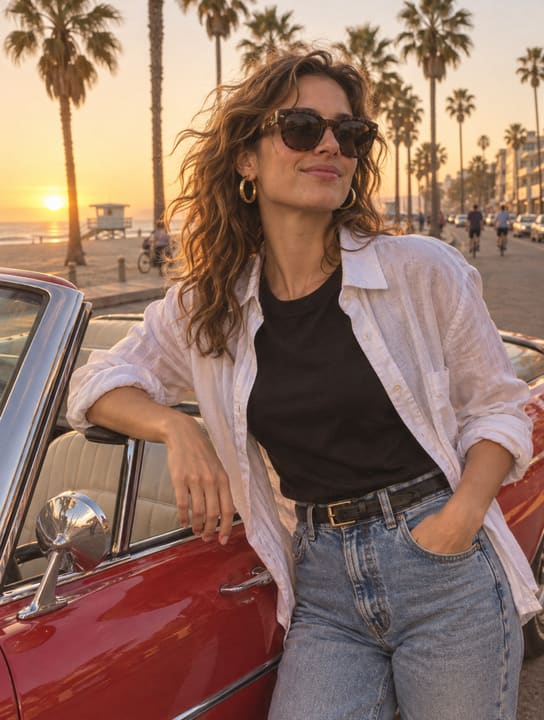
#> input picture app/samples/boulevard.jpg, 544 x 720 px
$ python render_shots.py
#> lines starting #> are read from the running program, lines starting #| are printed output that depends on the picture
#!/usr/bin/env python3
"""Renders Neon Poster Lab screenshots without a browser.

This mirrors the composition logic in app/src/main.js — same layout fractions, same
cover-fit crop math, same grade recipes, same lettering treatment — so the images show
covers the app itself produces, drawn at screenshot size. Run from the repo root:

    python3 tools/render_shots.py

Writes the four JPEGs in screenshots/ (the starter's are replaced).
"""

from pathlib import Path

from PIL import Image, ImageDraw, ImageEnhance, ImageFilter, ImageFont

ROOT = Path(__file__).resolve().parent.parent
SAMPLES = {
    "boulevard": ROOT / "app" / "samples" / "boulevard.jpg",
    "pier": ROOT / "app" / "samples" / "pier.jpg",
}
OUT = ROOT / "screenshots"

FONT_BOLD = "/usr/share/fonts/truetype/liberation/LiberationSans-Bold.ttf"
FONT_REG = "/usr/share/fonts/truetype/liberation/LiberationSans-Regular.ttf"

# Layout fractions, identical to LAYOUTS in app/src/main.js.
LAYOUTS = {
    "quad": [[0, 0, 0.5, 0.5], [0.5, 0, 0.5, 0.5], [0, 0.5, 0.5, 0.5], [0.5, 0.5, 0.5, 0.5]],
    "hero": [[0, 0, 0.58, 1], [0.58, 0, 0.42, 0.5], [0.58, 0.5, 0.42, 0.5]],
    "strips": [[0, 0, 1 / 3, 1], [1 / 3, 0, 1 / 3, 1], [2 / 3, 0, 1 / 3, 1]],
    "banner": [[0, 0, 1, 0.56], [0, 0.56, 0.5, 0.44], [0.5, 0.56, 0.5, 0.44]],
}

# Grade recipes, mirroring GRADES in app/src/main.js (canvas filter + wash gradient).
GRADES = {
    "sunset": {"color": 1.5, "contrast": 1.12, "bright": 1.03, "sepia": 0.28,
               "wash": [(255, 150, 64), (140, 24, 110)], "wash_alpha": 0.34, "angle": "vertical"},
    "neon": {"color": 1.75, "contrast": 1.28, "bright": 0.99, "sepia": 0.0,
             "wash": [(0, 229, 255), (255, 0, 170)], "wash_alpha": 0.30, "angle": "diagonal"},
    "teal": {"color": 1.32, "contrast": 1.16, "bright": 1.01, "sepia": 0.0,
             "wash": [(0, 128, 140), (255, 122, 26)], "wash_alpha": 0.30, "angle": "vertical"},
    "clean": {"color": 1.08, "contrast": 1.05, "bright": 1.0, "sepia": 0.0,
              "wash": [(255, 255, 255), (10, 8, 24)], "wash_alpha": 0.12, "angle": "vertical"},
}


def panel_rects(layout_id, w, h):
    gap = round(min(w, h) * 0.012)
    rects = []
    for fx, fy, fw, fh in LAYOUTS[layout_id]:
        rects.append((
            round(fx * w) + gap,
            round(fy * h) + gap,
            round(fw * w) - gap * 2,
            round(fh * h) - gap * 2,
        ))
    return rects


def cover_crop(img, rect, zoom, ox, oy):
    """Same cover-fit math as coverBox() in the app: scale to cover, then pan by ox/oy."""
    _, _, rw, rh = rect
    scale = max(rw / img.width, rh / img.height) * zoom
    dw, dh = round(img.width * scale), round(img.height * scale)
    resized = img.resize((dw, dh), Image.LANCZOS)
    slack_x, slack_y = dw - rw, dh - rh
    left = round(slack_x * (0.5 + ox))
    top = round(slack_y * (0.5 + oy))
    return resized.crop((left, top, left + rw, top + rh))


def apply_grade(img, grade):
    out = ImageEnhance.Color(img).enhance(grade["color"])
    out = ImageEnhance.Contrast(out).enhance(grade["contrast"])
    out = ImageEnhance.Brightness(out).enhance(grade["bright"])
    if grade["sepia"] > 0:
        gray = out.convert("L")
        sepia = Image.merge("RGB", (
            gray.point(lambda v: min(255, int(v * 1.07))),
            gray.point(lambda v: int(v * 0.85)),
            gray.point(lambda v: int(v * 0.62)),
        ))
        out = Image.blend(out, sepia, grade["sepia"] * 0.6)
    return out


def gradient(w, h, top_rgb, bottom_rgb, angle="vertical"):
    """A two-stop gradient image; diagonal interpolates along x+y."""
    img = Image.new("RGB", (w, h))
    px = img.load()
    if angle == "vertical":
        for y in range(h):
            t = y / max(1, h - 1)
            c = tuple(round(top_rgb[i] + (bottom_rgb[i] - top_rgb[i]) * t) for i in range(3))
            for x in range(w):
                px[x, y] = c
    else:
        for y in range(h):
            for x in range(w):
                t = (x / max(1, w - 1) + y / max(1, h - 1)) / 2
                px[x, y] = tuple(round(top_rgb[i] + (bottom_rgb[i] - top_rgb[i]) * t) for i in range(3))
    return img


def vignette(img, strength):
    w, h = img.size
    mask = Image.new("L", (w, h), 0)
    d = ImageDraw.Draw(mask)
    r = max(w, h) * 0.75
    d.ellipse([w / 2 - r, h / 2 - r, w / 2 + r, h / 2 + r], fill=255)
    mask = mask.filter(ImageFilter.GaussianBlur(radius=max(w, h) * 0.18))
    dark = Image.new("RGB", (w, h), (5, 2, 16))
    alpha = mask.point(lambda v: round((255 - v) * 0.38 * max(0.35, strength)))
    return Image.composite(dark, img, alpha)


def draw_caption(img, title, subtitle, pos="bottom", scale=1.0):
    """Bold gradient lettering with a dark keyline, condensed like the app's canvas text."""
    w, h = img.size
    unit = min(w, h)
    title = title.upper()
    subtitle = subtitle.upper()
    title_size = int(unit * 0.105 * scale)
    font = ImageFont.truetype(FONT_BOLD, title_size)
    probe = ImageDraw.Draw(img)
    tw = probe.textlength(title, font=font) * 0.86
    if tw > w * 0.92 and tw > 0:
        title_size = int(title_size * (w * 0.92) / tw)
        font = ImageFont.truetype(FONT_BOLD, title_size)
    sub_size = max(13, int(title_size * 0.30))
    sub_font = ImageFont.truetype(FONT_BOLD, sub_size)
    block_h = title_size * 1.12 + (sub_size * 1.9 if subtitle else 0)
    if pos == "top":
        top = int(h * 0.045)
    elif pos == "center":
        top = int((h - block_h) / 2)
    else:
        top = int(h - block_h - h * 0.045)

    # Dark band behind the lettering.
    band = Image.new("RGBA", (w, h), (0, 0, 0, 0))
    bd = ImageDraw.Draw(band)
    band_top = int(top - title_size * 0.35)
    band_h = int(block_h + title_size * 0.65)
    for y in range(max(0, band_top), min(h, band_top + band_h)):
        t = (y - band_top) / max(1, band_h)
        a = int(160 * min(1.0, t * 1.6))
        bd.line([(0, y), (w, y)], fill=(8, 4, 20, a))
    img.paste(Image.alpha_composite(img.convert("RGBA"), band).convert("RGB"), (0, 0))

    # Title: render to a mask, fill with a sunset gradient, add the keyline.
    pad = title_size
    mask = Image.new("L", (w + pad * 2, title_size * 2), 0)
    md = ImageDraw.Draw(mask)
    md.text((pad + w / 2, title_size * 0.1), title, font=font, fill=255, anchor="ma",
            stroke_width=max(2, int(title_size * 0.08)), stroke_fill=255)
    grad = gradient(mask.width, mask.height, (255, 246, 216), (255, 77, 141))
    # Condense horizontally to 86%, like the app's transform.
    grad = grad.resize((int(grad.width * 0.86), grad.height), Image.LANCZOS)
    mask = mask.resize((int(mask.width * 0.86), mask.height), Image.LANCZOS)
    keyline = Image.new("RGBA", mask.size, (16, 6, 32, 235))
    keyline.putalpha(mask)
    img.paste(keyline, (int(w / 2 - mask.width / 2), top - int(title_size * 0.02)), keyline)
    title_img = Image.new("RGBA", mask.size, (0, 0, 0, 0))
    title_img.paste(grad, (0, 0))
    title_img.putalpha(mask.filter(ImageFilter.MinFilter(3)))
    img.paste(title_img, (int(w / 2 - mask.width / 2), top - int(title_size * 0.02)), title_img)

    if subtitle:
        d = ImageDraw.Draw(img)
        tracking = sub_size * 0.32
        widths = [d.textlength(ch, font=sub_font) for ch in subtitle]
        total = sum(widths) + tracking * (len(subtitle) - 1)
        x = w / 2 - total / 2
        y = top + title_size + sub_size * 0.55
        for ch, cw in zip(subtitle, widths):
            d.text((x + 2, y + 2), ch, font=sub_font, fill=(0, 0, 0))
            d.text((x, y), ch, font=sub_font, fill=(174, 243, 236))
            x += cw + tracking
    return img


def render_cover(w, h, layout_id, grade_id, photos, title, subtitle, strength=0.8, pos="bottom"):
    grade = GRADES[grade_id]
    canvas = Image.new("RGB", (w, h), (18, 10, 36))
    rects = panel_rects(layout_id, w, h)
    for i, rect in enumerate(rects):
        img = photos[i % len(photos)]
        zoom = 1 + (i % 3) * 0.12
        ox = -0.12 if i % 2 == 0 else 0.12
        oy = 0.1 if i % 3 == 0 else -0.06
        piece = apply_grade(cover_crop(img, rect, zoom, ox, oy), grade)
        canvas.paste(piece, (rect[0], rect[1]))
    wash = gradient(w, h, grade["wash"][0], grade["wash"][1], grade["angle"])
    canvas = Image.blend(canvas, wash, grade["wash_alpha"] * strength)
    canvas = vignette(canvas, strength)
    d = ImageDraw.Draw(canvas)
    lw = max(2, int(min(w, h) * 0.004))
    for rect in rects:
        d.rectangle([rect[0], rect[1], rect[0] + rect[2], rect[1] + rect[3]], outline=(10, 6, 24), width=lw)
        d.rectangle([rect[0] + 2, rect[1] + 2, rect[0] + rect[2] - 2, rect[1] + rect[3] - 2],
                    outline=(255, 255, 255), width=1)
    canvas = draw_caption(canvas, title, subtitle, pos)
    return canvas


def save_shot(img, name, max_side=None):
    if max_side and max(img.size) > max_side:
        img = img.copy()
        img.thumbnail((max_side, max_side), Image.LANCZOS)
    path = OUT / name
    for quality in (84, 78, 70, 62):
        img.save(path, "JPEG", quality=quality)
        if path.stat().st_size <= 262144:
            break
    print(name, img.size, path.stat().st_size, "bytes")


def render_editor(photos):
    """The editor UI at 1280x720: topbar, preview with a photo loaded, control sidebar."""
    w, h = 1280, 720
    img = Image.new("RGB", (w, h), (13, 11, 20))
    d = ImageDraw.Draw(img)
    f_title = ImageFont.truetype(FONT_BOLD, 21)
    f_small = ImageFont.truetype(FONT_REG, 13)
    f_label = ImageFont.truetype(FONT_BOLD, 12)
    f_btn = ImageFont.truetype(FONT_BOLD, 14)

    # Top bar
    d.rectangle([0, 0, w, 64], fill=(23, 19, 36))
    d.rounded_rectangle([18, 14, 74, 50], 9, fill=(255, 94, 138))
    d.text((28, 22), "NPL", font=f_btn, fill=(22, 11, 38))
    d.text((88, 14), "Neon Poster Lab", font=f_title, fill=(244, 241, 255))
    d.text((88, 40), "Turn your photos into multi-panel cover art.", font=f_small, fill=(185, 178, 217))
    d.rounded_rectangle([w - 330, 15, w - 196, 49], 9, outline=(50, 42, 77), width=1)
    d.text((w - 308, 24), "Add photos", font=f_btn, fill=(244, 241, 255))
    d.rounded_rectangle([w - 182, 15, w - 22, 49], 9, fill=(255, 123, 84))
    d.text((w - 156, 24), "Export PNG", font=f_btn, fill=(28, 11, 30))

    # Preview: the quad cover being edited, with the selected panel outlined.
    cover = render_cover(1080, 1080, "quad", "sunset", photos, "VICE CITY NIGHTS", "LEONIDA • EST. 2026")
    cover.thumbnail((560, 560), Image.LANCZOS)
    px, py = 40, 92
    d.rounded_rectangle([px - 14, py - 14, px + cover.width + 14, py + cover.height + 14], 14,
                        fill=(9, 7, 17), outline=(50, 42, 77))
    img.paste(cover, (px, py))
    rects = panel_rects("quad", 1080, 1080)
    r0 = rects[0]
    sx = cover.width / 1080
    d.rectangle([px + r0[0] * sx, py + r0[1] * sx, px + (r0[0] + r0[2]) * sx, py + (r0[1] + r0[3]) * sx],
                outline=(55, 224, 212), width=3)
    d.text((px, py + cover.height + 26), "Click a panel to select it. Drag to frame. Scroll to zoom.",
           font=f_small, fill=(185, 178, 217))

    # Sidebar groups
    sx0 = 660
    groups = [
        ("PHOTOS", ["Boulevard", "Pier", "Photo 3", "Photo 4"]),
        ("LAYOUT", ["Quad grid", "Hero + two", "Three strips", "Banner + two"]),
        ("COLOUR GRADE", ["Vice sunset", "Neon night", "Teal & orange", "Clean print"]),
        ("CAPTION", ["VICE CITY NIGHTS", "LEONIDA • EST. 2026"]),
        ("POSTER SIZE", ["1080 × 1080", "1080 × 1350", "1920 × 1080"]),
    ]
    y = 84
    for name, items in groups:
        d.rounded_rectangle([sx0, y, w - 24, y + 34 + len(items) * 30], 12, fill=(30, 25, 48), outline=(50, 42, 77))
        d.text((sx0 + 14, y + 9), name, font=f_label, fill=(255, 179, 92))
        iy = y + 32
        for item in items:
            d.rounded_rectangle([sx0 + 14, iy, sx0 + 250, iy + 24], 8, fill=(23, 19, 36), outline=(50, 42, 77))
            d.text((sx0 + 24, iy + 5), item, font=f_small, fill=(244, 241, 255))
            iy += 30
        y += 34 + len(items) * 30 + 12
    return img


def main():
    photos = [Image.open(SAMPLES["boulevard"]).convert("RGB"),
              Image.open(SAMPLES["pier"]).convert("RGB")]
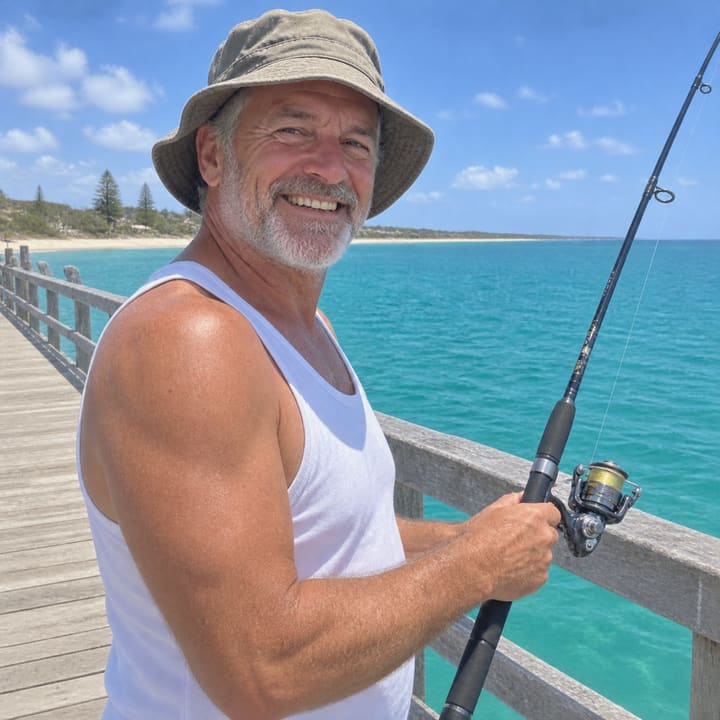
#> input picture app/samples/pier.jpg, 720 x 720 px
    OUT.mkdir(exist_ok=True)

    cover = render_cover(1920, 1080, "hero", "sunset", photos, "VICE CITY NIGHTS", "LEONIDA • EST. 2026")
#> after the loop in render_cover, `for i, rect in enumerate(rects):`:
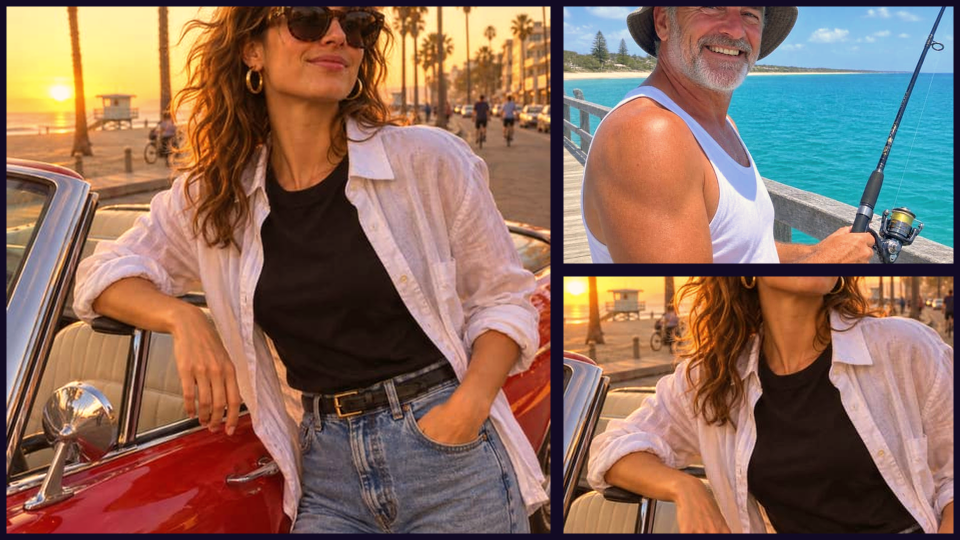
#> canvas: PIL image 1920x1080 RGB (shown at 1/2 size); mean R, G, B 139.2, 108.3, 93.1
#> in render_cover, img is the input picture: PIL image 544x720 RGB; mean R, G, B 145.9, 114.4, 100.7
#> after the loop in render_cover, `for i, rect in enumerate(rects):`:
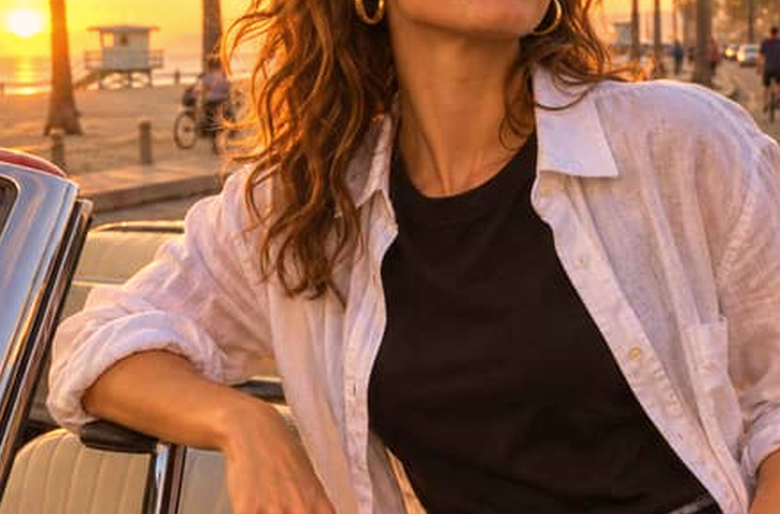
#> piece: PIL image 780x514 RGB; mean R, G, B 148.1, 104.5, 81.7
#> in gradient, `img = Image.new("RGB", (w, h))`: img: PIL image 1920x1080 RGB; every value is 0
#> in vignette, `mask = Image.new("L", (w, h), 0)`: mask: PIL image 1920x1080 L; every value is 0
#> in vignette, `mask = mask.filter(ImageFilter.GaussianBlur(radius=max(w, h) * 0.18))`: mask: PIL image 1920x1080 L; every value is 255
#> in draw_caption, `tw = probe.textlength(title, font=font) * 0.86`: tw = 867.6
#> in draw_caption, `band = Image.new("RGBA", (w, h), (0, 0, 0, 0))`: band: PIL image 1920x1080 RGBA; every value is 0
#> in draw_caption, `mask = Image.new("L", (w + pad * 2, title_size * 2), 0)`: mask: PIL image 2146x226 L; every value is 0
#> in gradient (call 2), `img = Image.new("RGB", (w, h))`: img: PIL image 2146x226 RGB; every value is 0
#> in draw_caption, `title_img = Image.new("RGBA", mask.size, (0, 0, 0, 0))`: title_img: PIL image 1845x226 RGBA; every value is 0
#> in draw_caption, `img.paste(title_img, (int(w / 2 - mask.width / 2), top - int(title_siz..`:
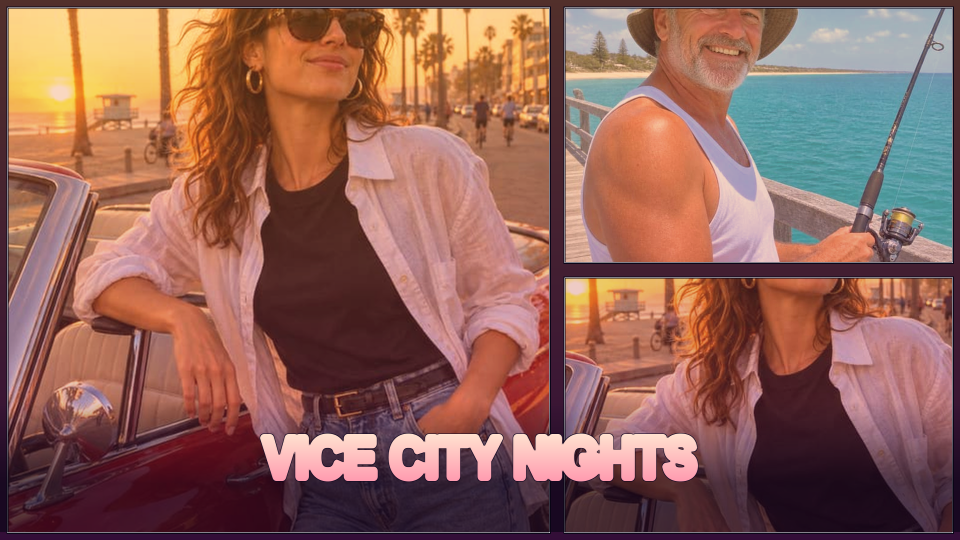
#> img: PIL image 1920x1080 RGB (shown at 1/2 size); mean R, G, B 144.9, 98.8, 88.2
#> in draw_caption, `widths = [d.textlength(ch, font=sub_font) for ch in subtitle]`: widths = [20.16, 22.02, 25.67, 23.83, 9.17, 23.83, 23.83, 9.17, 11.55, 9.17, 22.02, 22.02, 20.16, 9.17, 9.17, 18.36, 18.36, 18.36, 18.36]
#> in draw_caption, `total = sum(widths) + tracking * (len(subtitle) - 1)`: total = 524.4
#> in draw_caption, `x = w / 2 - total / 2`: x = 697.8
#> the loop in draw_caption, `for ch, cw in zip(subtitle, widths):` made 19 passes
#> (ch, cw, x) on passes 1 to 12: ('L', 20.16, 728.5), ('E', 22.02, 761.1), ('O', 25.67, 797.3), ('N', 23.83, 831.7), ('I', 9.17, 851.4), ('D', 23.83, 885.8), ('A', 23.83, 920.2), (' ', 9.17, 939.9), ('•', 11.55, 962), (' ', 9.17, 981.8), ('E', 22.02, 1014.3), ('S', 22.02, 1046.9)
#> after the loop in draw_caption, `for ch, cw in zip(subtitle, widths):`: x = 1232.8
    save_shot(cover, "1-cover.jpg", max_side=1280)
#| 1-cover.jpg (1280, 720) 158808 bytes

    save_shot(render_editor(photos), "2-editor.jpg")
#> call 2 of render_cover, with w = 1080, h = 1080, layout_id = 'quad', grade_id = 'sunset', title = 'VICE CITY NIGHTS', subtitle = 'LEONIDA • EST. 2026', strength = 0.8, pos = 'bottom'
#> after the loop in render_cover (call 2), `for i, rect in enumerate(rects):`:
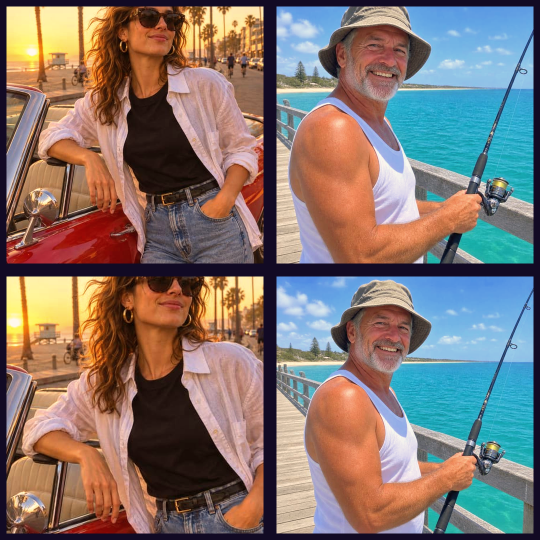
#> canvas: PIL image 1080x1080 RGB (shown at 1/2 size); mean R, G, B 131.1, 117.1, 111.1
#> in render_cover, img is the input picture: PIL image 720x720 RGB; mean R, G, B 135.2, 151.2, 165.3
#> after the loop in render_cover (call 2), `for i, rect in enumerate(rects):`:
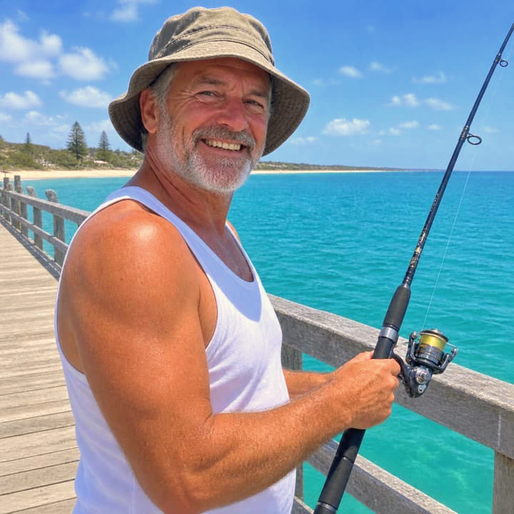
#> piece: PIL image 514x514 RGB; mean R, G, B 133.9, 151.4, 159.9
#> in gradient (call 3), `img = Image.new("RGB", (w, h))`: img: PIL image 1080x1080 RGB; every value is 0
#> in vignette (call 2), `mask = Image.new("L", (w, h), 0)`: mask: PIL image 1080x1080 L; every value is 0
#> in vignette (call 2), `mask = mask.filter(ImageFilter.GaussianBlur(radius=max(w, h) * 0.18))`: mask: PIL image 1080x1080 L; every value is 255
#> call 2 of draw_caption, with title = 'VICE CITY NIGHTS', subtitle = 'LEONIDA • EST. 2026', pos = 'bottom', scale = 1
#> in draw_caption (call 2), `probe = ImageDraw.Draw(img)`:
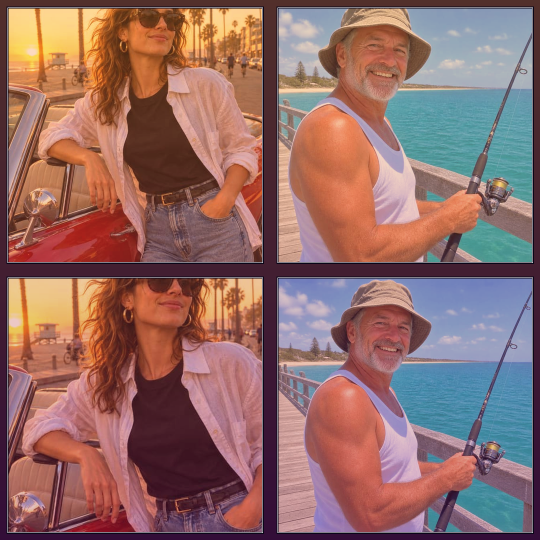
#> img: PIL image 1080x1080 RGB (shown at 1/2 size); mean R, G, B 146.5, 107.1, 103.1
#> in draw_caption (call 2), `band = Image.new("RGBA", (w, h), (0, 0, 0, 0))`: band: PIL image 1080x1080 RGBA; every value is 0
#> in draw_caption (call 2), `x = w / 2 - total / 2`: x = 277.8
#> the loop in draw_caption (call 2), `for ch, cw in zip(subtitle, widths):` made 19 passes
#> (ch, cw, x) on passes 1 to 12: ('L', 20.16, 308.5), ('E', 22.02, 341.1), ('O', 25.67, 377.3), ('N', 23.83, 411.7), ('I', 9.17, 431.4), ('D', 23.83, 465.8), ('A', 23.83, 500.2), (' ', 9.17, 519.9), ('•', 11.55, 542), (' ', 9.17, 561.8), ('E', 22.02, 594.3), ('S', 22.02, 626.9)
#> after the loop in draw_caption (call 2), `for ch, cw in zip(subtitle, widths):`: x = 812.8
#> after the loop in render_editor, `for name, items in groups:`: y = 824
#| 2-editor.jpg (1280, 720) 136477 bytes

    square = render_cover(1080, 1080, "quad", "neon", photos, "NEON HEIST", "PALM AVENUE • 2 A.M.")
    save_shot(square, "3-cover-square.jpg", max_side=1024)
#| 3-cover-square.jpg (1024, 1024) 202765 bytes

    portrait = render_cover(1080, 1350, "strips", "teal", photos, "PALM AVENUE", "VICE SHORES • SUMMER 26")
    save_shot(portrait, "4-cover-portrait.jpg", max_side=1280)
#| 4-cover-portrait.jpg (1024, 1280) 181694 bytes


if __name__ == "__main__":
    main()
